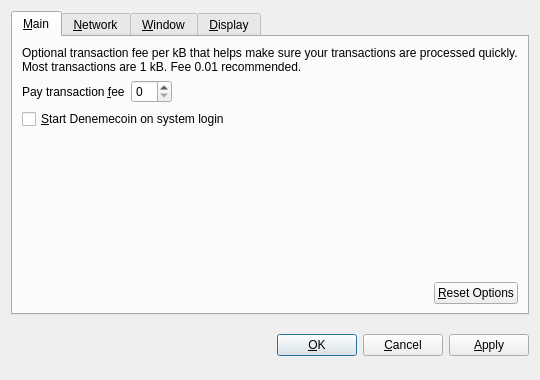
<?xml version="1.0" encoding="UTF-8"?>
<ui version="4.0">
 <class>OptionsDialog</class>
 <widget class="QDialog" name="OptionsDialog">
  <property name="geometry">
   <rect>
    <x>0</x>
    <y>0</y>
    <width>540</width>
    <height>380</height>
   </rect>
  </property>
  <property name="windowTitle">
   <string>Options</string>
  </property>
  <property name="modal">
   <bool>true</bool>
  </property>
  <layout class="QVBoxLayout" name="verticalLayout">
   <item>
    <widget class="QTabWidget" name="tabWidget">
     <property name="tabPosition">
      <enum>QTabWidget::North</enum>
     </property>
     <property name="currentIndex">
      <number>0</number>
     </property>
     <widget class="QWidget" name="tabMain">
      <attribute name="title">
       <string>&amp;Main</string>
      </attribute>
      <layout class="QVBoxLayout" name="verticalLayout_Main">
       <item>
        <widget class="QLabel" name="transactionFeeInfoLabel">
         <property name="text">
          <string>Optional transaction fee per kB that helps make sure your transactions are processed quickly. Most transactions are 1 kB. Fee 0.01 recommended.</string>
         </property>
         <property name="textFormat">
          <enum>Qt::PlainText</enum>
         </property>
         <property name="wordWrap">
          <bool>true</bool>
         </property>
        </widget>
       </item>
       <item>
        <layout class="QHBoxLayout" name="horizontalLayout_1_Main">
         <item>
          <widget class="QLabel" name="transactionFeeLabel">
           <property name="text">
            <string>Pay transaction &amp;fee</string>
           </property>
           <property name="textFormat">
            <enum>Qt::PlainText</enum>
           </property>
           <property name="buddy">
            <cstring>transactionFee</cstring>
           </property>
          </widget>
         </item>
         <item>
          <widget class="BitcoinAmountField" name="transactionFee"/>
         </item>
         <item>
          <spacer name="horizontalSpacer_1_Main">
           <property name="orientation">
            <enum>Qt::Horizontal</enum>
           </property>
           <property name="sizeHint" stdset="0">
            <size>
             <width>40</width>
             <height>20</height>
            </size>
           </property>
          </spacer>
         </item>
        </layout>
       </item>
       <item>
        <widget class="QCheckBox" name="bitcoinAtStartup">
         <property name="toolTip">
          <string>Automatically start Denemecoin after logging in to the system.</string>
         </property>
         <property name="text">
          <string>&amp;Start Denemecoin on system login</string>
         </property>
        </widget>
       </item>
       <item>
        <spacer name="verticalSpacer_Main">
         <property name="orientation">
          <enum>Qt::Vertical</enum>
         </property>
         <property name="sizeHint" stdset="0">
          <size>
           <width>20</width>
           <height>40</height>
          </size>
         </property>
        </spacer>
       </item>
       <item>
        <layout class="QHBoxLayout" name="horizontalLayout_2_Main">
         <item>
          <spacer name="horizontalSpacer_2_Main">
           <property name="orientation">
            <enum>Qt::Horizontal</enum>
           </property>
           <property name="sizeHint" stdset="0">
            <size>
             <width>40</width>
             <height>20</height>
            </size>
           </property>
          </spacer>
         </item>
         <item>
          <widget class="QPushButton" name="resetButton">
           <property name="toolTip">
            <string>Reset all client options to default.</string>
           </property>
           <property name="text">
            <string>&amp;Reset Options</string>
           </property>
           <property name="autoDefault">
            <bool>false</bool>
           </property>
          </widget>
         </item>
        </layout>
       </item>
      </layout>
     </widget>
     <widget class="QWidget" name="tabNetwork">
      <attribute name="title">
       <string>&amp;Network</string>
      </attribute>
      <layout class="QVBoxLayout" name="verticalLayout_Network">
       <item>
        <widget class="QCheckBox" name="mapPortUpnp">
         <property name="toolTip">
          <string>Automatically open the Denemecoin client port on the router. This only works when your router supports UPnP and it is enabled.</string>
         </property>
         <property name="text">
          <string>Map port using &amp;UPnP</string>
         </property>
        </widget>
       </item>
       <item>
        <widget class="QCheckBox" name="connectSocks">
         <property name="toolTip">
          <string>Connect to the Denemecoin network through a SOCKS proxy (e.g. when connecting through Tor).</string>
         </property>
         <property name="text">
          <string>&amp;Connect through SOCKS proxy:</string>
         </property>
        </widget>
       </item>
       <item>
        <layout class="QHBoxLayout" name="horizontalLayout_Network">
         <item>
          <widget class="QLabel" name="proxyIpLabel">
           <property name="text">
            <string>Proxy &amp;IP:</string>
           </property>
           <property name="textFormat">
            <enum>Qt::PlainText</enum>
           </property>
           <property name="buddy">
            <cstring>proxyIp</cstring>
           </property>
          </widget>
         </item>
         <item>
          <widget class="QValidatedLineEdit" name="proxyIp">
           <property name="maximumSize">
            <size>
             <width>140</width>
             <height>16777215</height>
            </size>
           </property>
           <property name="toolTip">
            <string>IP address of the proxy (e.g. 127.0.0.1)</string>
           </property>
          </widget>
         </item>
         <item>
          <widget class="QLabel" name="proxyPortLabel">
           <property name="text">
            <string>&amp;Port:</string>
           </property>
           <property name="textFormat">
            <enum>Qt::PlainText</enum>
           </property>
           <property name="buddy">
            <cstring>proxyPort</cstring>
           </property>
          </widget>
         </item>
         <item>
          <widget class="QLineEdit" name="proxyPort">
           <property name="maximumSize">
            <size>
             <width>55</width>
             <height>16777215</height>
            </size>
           </property>
           <property name="toolTip">
            <string>Port of the proxy (e.g. 9050)</string>
           </property>
          </widget>
         </item>
         <item>
          <widget class="QLabel" name="socksVersionLabel">
           <property name="text">
            <string>SOCKS &amp;Version:</string>
           </property>
           <property name="textFormat">
            <enum>Qt::PlainText</enum>
           </property>
           <property name="buddy">
            <cstring>socksVersion</cstring>
           </property>
          </widget>
         </item>
         <item>
          <widget class="QValueComboBox" name="socksVersion">
           <property name="toolTip">
            <string>SOCKS version of the proxy (e.g. 5)</string>
           </property>
          </widget>
         </item>
         <item>
          <spacer name="horizontalSpacer_Network">
           <property name="orientation">
            <enum>Qt::Horizontal</enum>
           </property>
           <property name="sizeHint" stdset="0">
            <size>
             <width>40</width>
             <height>20</height>
            </size>
           </property>
          </spacer>
         </item>
        </layout>
       </item>
       <item>
        <spacer name="verticalSpacer_Network">
         <property name="orientation">
          <enum>Qt::Vertical</enum>
         </property>
         <property name="sizeHint" stdset="0">
          <size>
           <width>20</width>
           <height>40</height>
          </size>
         </property>
        </spacer>
       </item>
      </layout>
     </widget>
     <widget class="QWidget" name="tabWindow">
      <attribute name="title">
       <string>&amp;Window</string>
      </attribute>
      <layout class="QVBoxLayout" name="verticalLayout_Window">
       <item>
        <widget class="QCheckBox" name="minimizeToTray">
         <property name="toolTip">
          <string>Show only a tray icon after minimizing the window.</string>
         </property>
         <property name="text">
          <string>&amp;Minimize to the tray instead of the taskbar</string>
         </property>
        </widget>
       </item>
       <item>
        <widget class="QCheckBox" name="minimizeOnClose">
         <property name="toolTip">
          <string>Minimize instead of exit the application when the window is closed. When this option is enabled, the application will be closed only after selecting Quit in the menu.</string>
         </property>
         <property name="text">
          <string>M&amp;inimize on close</string>
         </property>
        </widget>
       </item>
       <item>
        <spacer name="verticalSpacer_Window">
         <property name="orientation">
          <enum>Qt::Vertical</enum>
         </property>
         <property name="sizeHint" stdset="0">
          <size>
           <width>20</width>
           <height>40</height>
          </size>
         </property>
        </spacer>
       </item>
      </layout>
     </widget>
     <widget class="QWidget" name="tabDisplay">
      <attribute name="title">
       <string>&amp;Display</string>
      </attribute>
      <layout class="QVBoxLayout" name="verticalLayout_Display">
       <item>
        <layout class="QHBoxLayout" name="horizontalLayout_1_Display">
         <item>
          <widget class="QLabel" name="langLabel">
           <property name="text">
            <string>User Interface &amp;language:</string>
           </property>
           <property name="textFormat">
            <enum>Qt::PlainText</enum>
           </property>
           <property name="buddy">
            <cstring>lang</cstring>
           </property>
          </widget>
         </item>
         <item>
          <widget class="QValueComboBox" name="lang">
           <property name="toolTip">
            <string>The user interface language can be set here. This setting will take effect after restarting Denemecoin.</string>
           </property>
          </widget>
         </item>
        </layout>
       </item>
       <item>
        <layout class="QHBoxLayout" name="horizontalLayout_2_Display">
         <item>
          <widget class="QLabel" name="unitLabel">
           <property name="text">
            <string>&amp;Unit to show amounts in:</string>
           </property>
           <property name="textFormat">
            <enum>Qt::PlainText</enum>
           </property>
           <property name="buddy">
            <cstring>unit</cstring>
           </property>
          </widget>
         </item>
         <item>
          <widget class="QValueComboBox" name="unit">
           <property name="toolTip">
            <string>Choose the default subdivision unit to show in the interface and when sending coins.</string>
           </property>
          </widget>
         </item>
        </layout>
       </item>
       <item>
        <widget class="QCheckBox" name="displayAddresses">
         <property name="toolTip">
          <string>Whether to show Denemecoin addresses in the transaction list or not.</string>
         </property>
         <property name="text">
          <string>&amp;Display addresses in transaction list</string>
         </property>
        </widget>
       </item>
       <item>
        <spacer name="verticalSpacer_Display">
         <property name="orientation">
          <enum>Qt::Vertical</enum>
         </property>
         <property name="sizeHint" stdset="0">
          <size>
           <width>20</width>
           <height>40</height>
          </size>
         </property>
        </spacer>
       </item>
      </layout>
     </widget>
    </widget>
   </item>
   <item>
    <layout class="QHBoxLayout" name="horizontalLayout_Buttons">
     <item>
      <spacer name="horizontalSpacer_1">
       <property name="orientation">
        <enum>Qt::Horizontal</enum>
       </property>
       <property name="sizeHint" stdset="0">
        <size>
         <width>40</width>
         <height>48</height>
        </size>
       </property>
      </spacer>
     </item>
     <item>
      <widget class="QLabel" name="statusLabel">
       <property name="font">
        <font>
         <weight>75</weight>
         <bold>true</bold>
        </font>
       </property>
       <property name="text">
        <string/>
       </property>
       <property name="textFormat">
        <enum>Qt::PlainText</enum>
       </property>
       <property name="wordWrap">
        <bool>true</bool>
       </property>
      </widget>
     </item>
     <item>
      <spacer name="horizontalSpacer_2">
       <property name="orientation">
        <enum>Qt::Horizontal</enum>
       </property>
       <property name="sizeHint" stdset="0">
        <size>
         <width>40</width>
         <height>48</height>
        </size>
       </property>
      </spacer>
     </item>
     <item>
      <widget class="QPushButton" name="okButton">
       <property name="text">
        <string>&amp;OK</string>
       </property>
      </widget>
     </item>
     <item>
      <widget class="QPushButton" name="cancelButton">
       <property name="text">
        <string>&amp;Cancel</string>
       </property>
       <property name="autoDefault">
        <bool>false</bool>
       </property>
      </widget>
     </item>
     <item>
      <widget class="QPushButton" name="applyButton">
       <property name="text">
        <string>&amp;Apply</string>
       </property>
       <property name="autoDefault">
        <bool>false</bool>
       </property>
      </widget>
     </item>
    </layout>
   </item>
  </layout>
 </widget>
 <customwidgets>
  <customwidget>
   <class>BitcoinAmountField</class>
   <extends>QSpinBox</extends>
   <header>../../src/qt/bitcoinamountfield.h</header>
  </customwidget>
  <customwidget>
   <class>QValueComboBox</class>
   <extends>QComboBox</extends>
   <header>../../src/qt/qvaluecombobox.h</header>
  </customwidget>
  <customwidget>
   <class>QValidatedLineEdit</class>
   <extends>QLineEdit</extends>
   <header>../../src/qt/qvalidatedlineedit.h</header>
  </customwidget>
 </customwidgets>
 <resources/>
 <connections/>
</ui>
